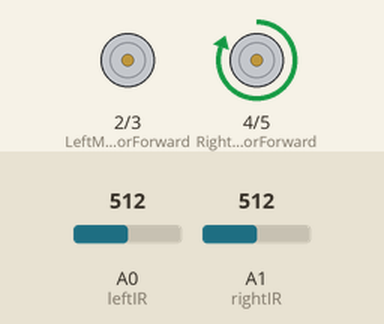
Recording of a sketch running on a simulated Arduino Uno, built with avr-gcc and run on an emulated ATmega328P. Shown: motor-driver pin pairs drawn as motors (green arrow = first pin HIGH = forward, orange = second pin HIGH = backward, longer = more drive). The test bench sets the inputs (shaded band); at power-on: A0 (leftIR) = 512, A1 (rightIR) = 512.

Above: at 1.2 s.
1.3 s: A0 (leftIR) set to 481
At 2.2 s:
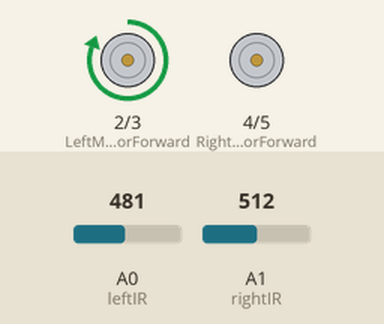
2.8 s: A1 (rightIR) set to 483
At 3.3 s:
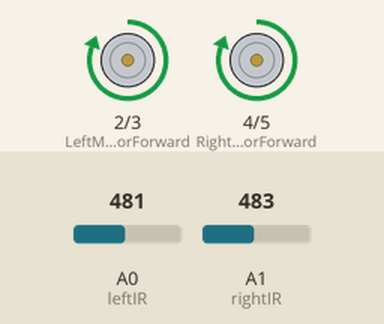
4.3 s: A1 (rightIR) set to 510
At 5.5 s:
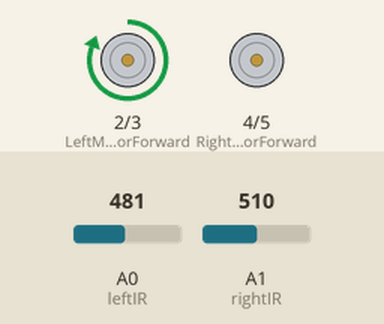
5.8 s: A1 (rightIR) set to 490
At 6.8 s:
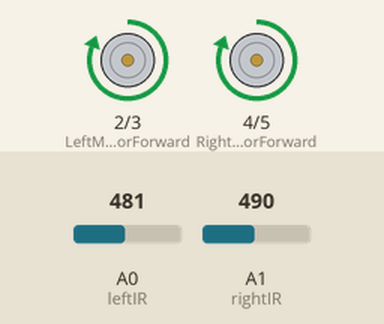
Timing chart, 0 to 8.3 s (numbered marks = the images above; inputs shaded):
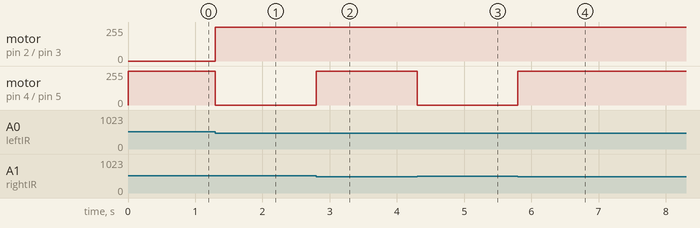

The sketch:

analog_line_following_ROBOT.ino
```cpp
#define LeftMotorForward 2
#define LeftMotorBackward 3
#define RightMotorForward 4
#define RightMotorBackward 5

#define leftIR A0
#define rightIR A1

void setup() {
  pinMode(LeftMotorForward, OUTPUT);
  pinMode(RightMotorForward, OUTPUT) ;
  pinMode(LeftMotorBackward, OUTPUT) ;
  pinMode(RightMotorBackward, OUTPUT) ;
  pinMode(leftIR,INPUT) ;
  pinMode(rightIR, INPUT) ;

  Serial.begin(9600) ;

}

void loop() {
  if (analogRead(leftIR)<500 && analogRead(rightIR) <500) //Forward
  {
   analogWrite(LeftMotorForward, 150) ;
   analogWrite(RightMotorForward, 150);
}
 else if (analogRead(leftIR) < 500 && analogRead(rightIR) >= 500) //Right
 {
  analogWrite(LeftMotorForward, 130) ;
  analogWrite(RightMotorForward, LOW) ;
 }
 else if (analogRead(leftIR) >=500 && analogRead(rightIR) >=500) //Left
 {
  analogWrite(LeftMotorForward, LOW) ;
  analogWrite(RightMotorForward, 130);
 }

 else if (analogRead(leftIR) >=500 && analogRead(rightIR) >=500) //Stop
 {
  analogWrite(LeftMotorForward, LOW) ;
  analogWrite(RightMotorForward, LOW);
 }
 delay(1);
}
```

Measured:
- the behaviour switches between 500 and 499 on A0 (leftIR) (found by bisection; images 0 and 1)
- the behaviour switches between 500 and 499 on A1 (rightIR) (found by bisection; images 1 and 2)
- after the input at 1.3 s, motor on pin 2 (LeftMotorForward) / pin 3 (LeftMotorBackward): stopped → forward 255/255 at once; motor on pin 4 (RightMotorForward) / pin 5 (RightMotorBackward): forward 255/255 → stopped at once
- after the input at 2.8 s, motor on pin 4 (RightMotorForward) / pin 5 (RightMotorBackward): stopped → forward 255/255 at once
- after the input at 4.3 s, motor on pin 4 (RightMotorForward) / pin 5 (RightMotorBackward): forward 255/255 → stopped at once
- after the input at 5.8 s, motor on pin 4 (RightMotorForward) / pin 5 (RightMotorBackward): stopped → forward 255/255 at once
